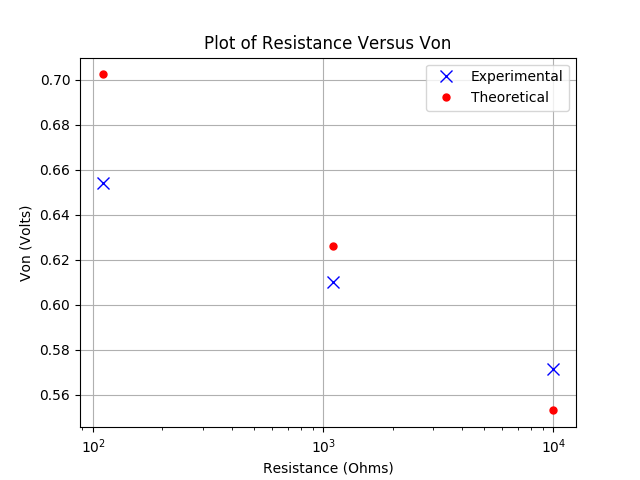

Write the Python code that produced this figure.

# Simple I-V Graph


import numpy as np
import matplotlib.pyplot as plt
from exp2graph10k import von10k
from exp2graph1k import von1k
from exp2graph100 import von100
from exp2graphall import ut, iss

xs = [110, 1100, 10000]
ys = [von100, von1k, von10k]
vons = []

for val in xs:
    ion = ut/val
    von = ut*np.log(ion/iss)
    vons.append(von)

if __name__ == '__main__':
    title = "Plot of Resistance Versus Von"
    xLabel = "Resistance (Ohms)"
    yLabel = "Von (Volts)"


    Data = plt.semilogx(xs, ys, 'bx', markersize=8, label="Experimental")
    Data = plt.semilogx(xs, vons, 'ro', markersize=5, label="Theoretical")

    plt.legend()
    plt.xlabel(xLabel)
    plt.ylabel(yLabel)
    plt.title(title)
    plt.grid(True)
    plt.show()
